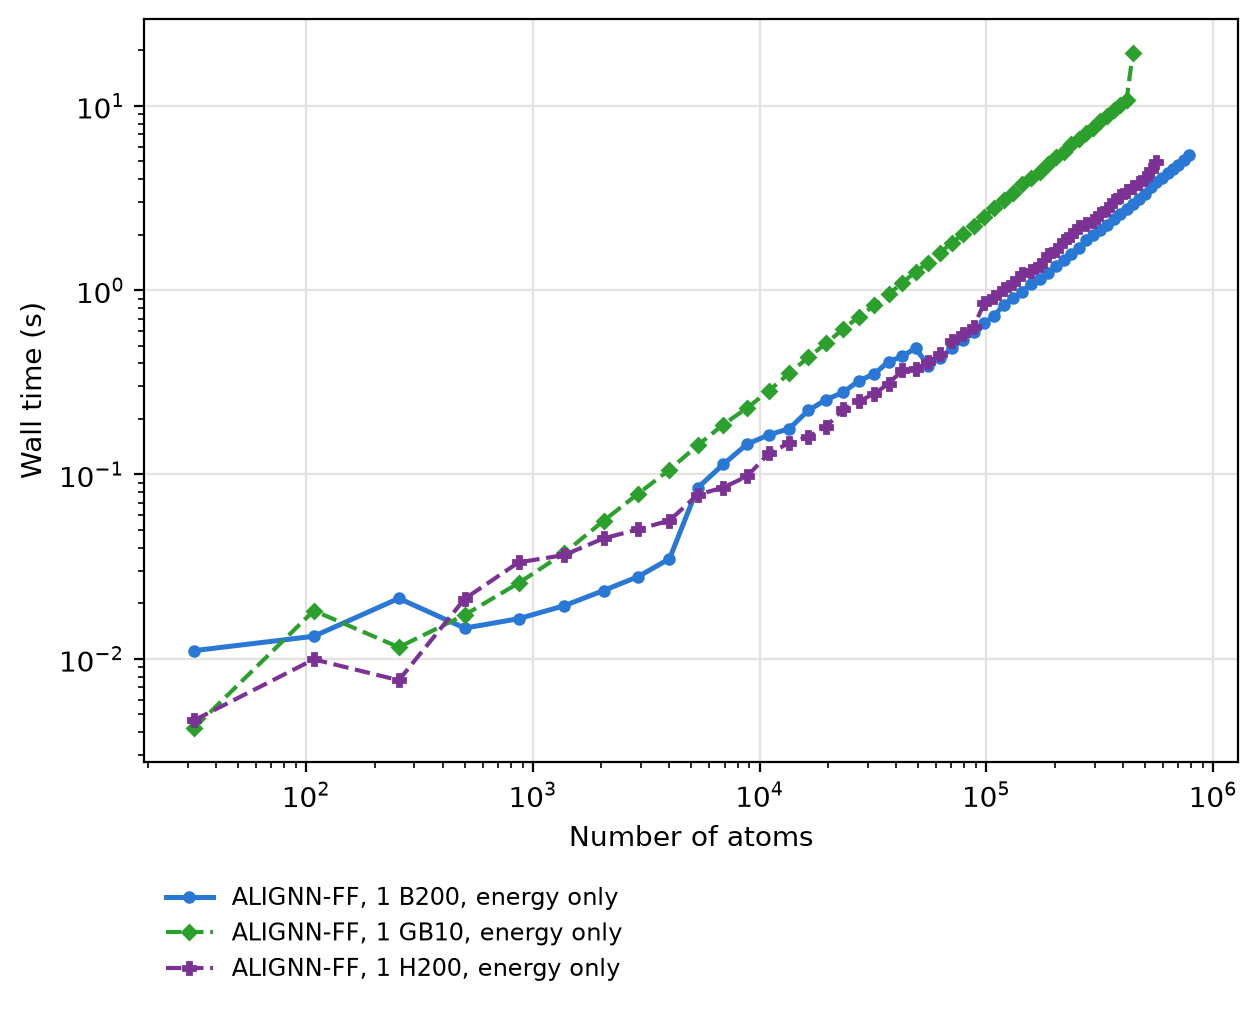

This figure's Python source:
"""Time vs system size for ALIGNN-FF (energy only).

Run from this directory: `python scaling_overview.py`. Writes `scaling_overview.png`
from ../b200/alignn_ff/scaling_alignn_v6.npz
and ../{gb10,h200}/alignn_ff_b200settings/*.npz. Every ALIGNN-FF curve here is
energy only with the B200 run's settings (Cu, 12 neighbours,
v12.2.2024_dft_3d_307k); the GB10 and H200 curves are reruns of those settings on
the pure-PyTorch model. The energy+forces+stress sweeps are in scaling_forces.py.
"""

from pathlib import Path

import matplotlib.pyplot as plt
import numpy as np

HERE = Path(__file__).resolve().parent
ROOT = HERE.parent  # repository root (analysis/ sits at the top level)
B200 = ROOT / "b200"

# ALIGNN-FF: total time per energy evaluation (times_graph already includes nl)
d = np.load(B200 / "alignn_ff" / "scaling_alignn_v6.npz")
an = d["natoms"][1:].astype(float)  # drop N=4 (warm-up)
at = (d["times_graph"] + d["times_inference"])[1:]

# The energy+forces+stress sweeps (GB10, H200) are plotted separately by
# scaling_forces.py.


# ALIGNN-FF with the B200 run's own settings (energy only, Cu, 12 neighbours,
# same checkpoint), rerun on the pure-PyTorch model; first row = warm-up, dropped
# as for the B200 series. The H200 file is added once its run has finished.
def load_b200set(gpu_dir):
    fs = sorted(
        (ROOT / gpu_dir / "alignn_ff_b200settings").glob(
            "scaling_alignn_pure_*.npz"
        )
    )
    if not fs:
        return None
    z = np.load(fs[-1])
    return (
        z["natoms"][1:].astype(float),
        (z["times_graph"] + z["times_inference"])[1:],
    )


eg = load_b200set("gb10")
eh = load_b200set("h200")

fig, ax = plt.subplots(figsize=(6.4, 5.2), dpi=200)
ax.loglog(
    an,
    at,
    "-o",
    ms=3.5,
    lw=1.8,
    color="#2a78d6",
    label="ALIGNN-FF, 1 B200, energy only",
)
if eg is not None:
    ax.loglog(
        *eg,
        "--D",
        ms=3.5,
        lw=1.5,
        color="#2ca02c",
        label="ALIGNN-FF, 1 GB10, energy only"
    )
if eh is not None:
    ax.loglog(
        *eh,
        "--P",
        ms=4,
        lw=1.5,
        color="#7b3294",
        label="ALIGNN-FF, 1 H200, energy only"
    )
ax.set_xlabel("Number of atoms")
ax.set_ylabel("Wall time (s)")
ax.grid(True, which="major", color="#e4e3df")
order = [
    "ALIGNN-FF, 1 B200, energy only",
    "ALIGNN-FF, 1 GB10, energy only",
    "ALIGNN-FF, 1 H200, energy only",
]
handles = dict(zip(*ax.get_legend_handles_labels()[::-1]))
order = [k for k in order if k in handles]
ax.legend(
    [handles[k] for k in order],
    order,
    loc="upper left",
    bbox_to_anchor=(0.0, -0.14),
    frameon=False,
    fontsize=8.5,
    ncol=1,
)
fig.tight_layout()
fig.savefig(
    HERE / "scaling_overview.png", facecolor="white", bbox_inches="tight"
)
